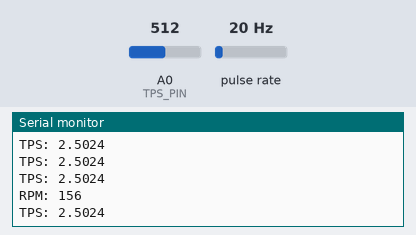
This sketch was run on a simulated Arduino Uno, built with avr-gcc and run on an emulated ATmega328P. On the bench: the last lines printed to the serial monitor. Wiring (inferred from the names in the program): pulse sensor: data pin 3. Inputs (shaded band) come from the test bench; at power-on: pulse rate 20 Hz, A0 (TPS_PIN) = 512.

Above: at 1.2 s.
1.3 s: pulse rate (sensor on pin 3) set to 4 Hz
At 2.12 s:
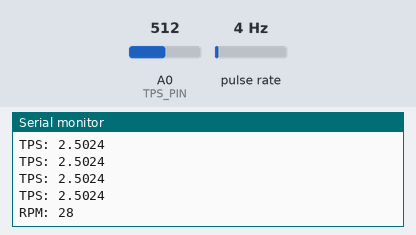
2.8 s: A0 (TPS_PIN) set to 716
At 2.83 s:
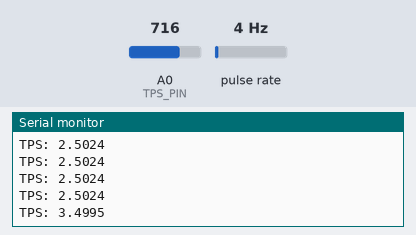
4.3 s: pulse rate (sensor on pin 3) set to 50 Hz
At 4.34 s:
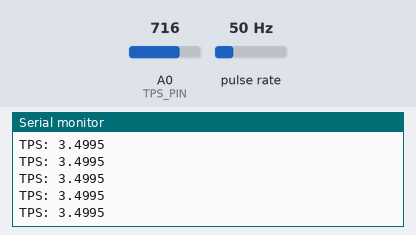
5.8 s: A0 (TPS_PIN) set to 900
At 5.85 s:
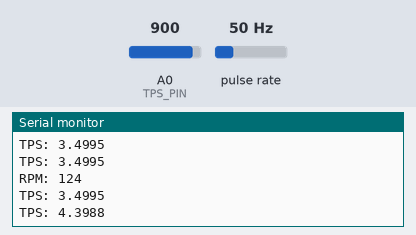
Timing chart, 0 to 8.3 s (numbered marks = the images above; inputs shaded):
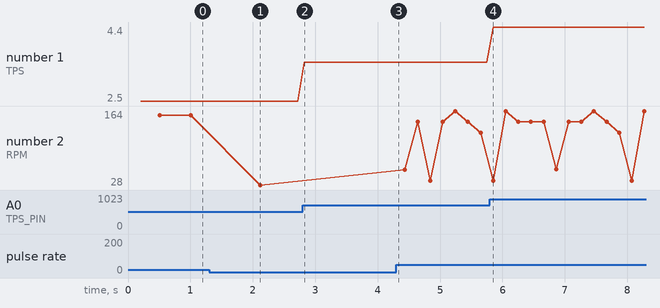

Measured:
- after the input at 1.3 s, the serial monitor: prints a new line after 0.82 s (image 1)
- after the input at 2.8 s, the serial monitor: prints a new line at once (image 2)
- after the input at 5.8 s, the serial monitor: prints a new line after 0.05 s (image 4)
- plotted number 1: 2.5 → 3.5 after the input at 2.8 s, 3.5 → 4.4 after the input at 5.8 s
- plotted number 2: 156 → 28 after the input at 1.3 s, 28 → 124 after the input at 4.3 s

The sketch:

transmissionControl.ino
```cpp
#include <PinChangeInt.h>
// #include <PinChangeIntConfig.h>

#define RPM_PIN 3
#define TPS_PIN A0

volatile byte half_revolutions;
unsigned long timeold;
uint8_t rpm;
float tps;

void setup() {
  // RPM Sensor Base Values
  rpm = 0;
  half_revolutions = 0;
  timeold = 0;

  // TPS Sensor Values
  tps = 0.0;

  // Interrupt Setup For RPM sensor
  pinMode(RPM_PIN, INPUT);
  digitalWrite(RPM_PIN, HIGH);
  PCintPort::attachInterrupt(RPM_PIN, &quicfunc, CHANGE); // RISING, FALLING, CHANGE

  //analogWrite(TPS_PIN, HIGH);

  Serial.begin(115200);
  Serial.print("Start");
}

void loop() {
  delay(100);

  int tpsValue = analogRead(TPS_PIN);
  float tpsVoltage= tpsValue * (5.0 / 1023.0);

  Serial.print("TPS: ");
  Serial.println(tpsVoltage, 4);

  if (half_revolutions >= 20) {
     //Update RPM every 20 counts, increase this for better RPM resolution,
     //decrease for faster update
     rpm = 30*1000/(millis() - timeold)*half_revolutions;
     timeold = millis();
     half_revolutions = 0;
     Serial.print("RPM: ");
     Serial.println(rpm,DEC);

     // Serial.print("TPS: ");
     // Serial.println(tpsVoltage, 4);
   }
}

void quicfunc() {
  // latest_interrupted_pin=PCintPort::arduinoPin;
  // interrupt_count[latest_interrupted_pin]++;
  half_revolutions++;
  //Serial.print(".");
}
```
